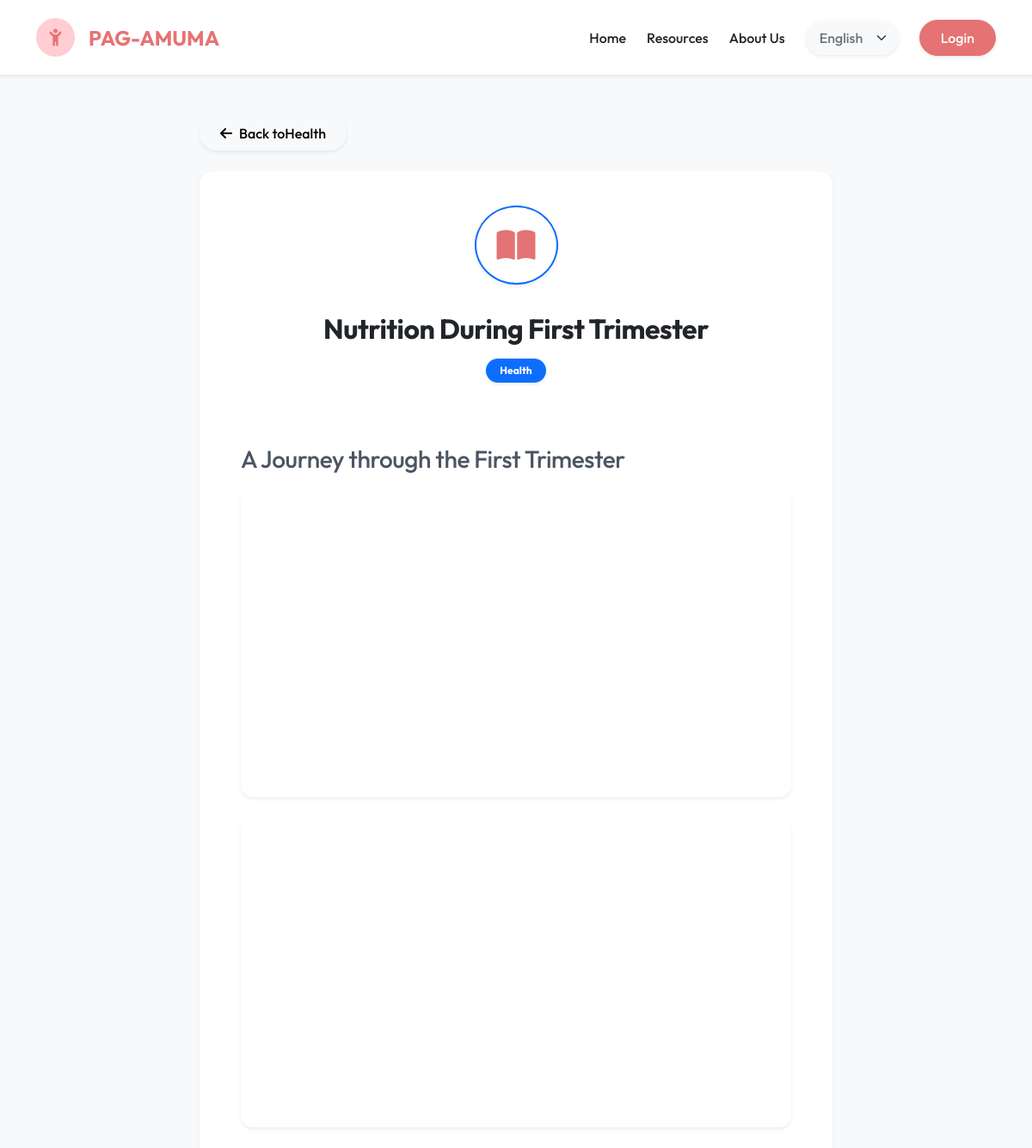
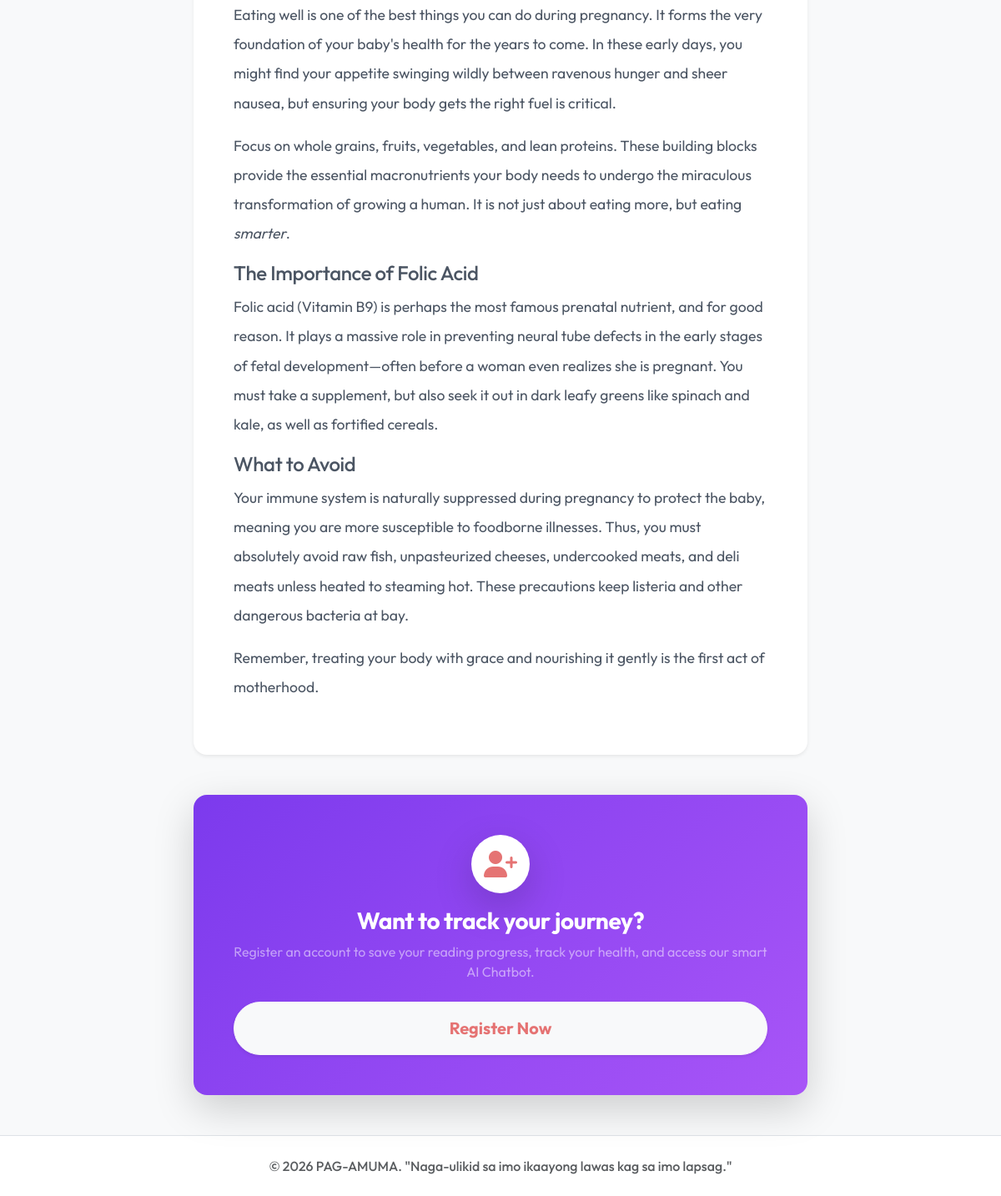
Page /guest_read.php?id=1 on the committed database (2 pictures, top to bottom).
### tables this page shows
CREATE TABLE IF NOT EXISTS `educational_modules` (
  `id` INT AUTO_INCREMENT PRIMARY KEY,
  `category` ENUM('health', 'parenting', 'emotional') NOT NULL,
  `title_en` VARCHAR(255) NOT NULL,
  `title_hil` VARCHAR(255) NOT NULL,
  `title_tl` VARCHAR(255) NOT NULL,
  `content_en` MEDIUMTEXT NOT NULL,
  `content_hil` MEDIUMTEXT NOT NULL,
  `content_tl` MEDIUMTEXT NOT NULL,
  `created_at` TIMESTAMP DEFAULT CURRENT_TIMESTAMP
);

### guest_read.php (the view, shortened to what this page needs)
<?php
require_once 'config/db.php';
$article_id = $_GET['id'] ?? 0;
$stmt = $pdo->prepare("SELECT * FROM educational_modules WHERE id = ?");
$stmt->execute([$article_id]);
$article = $stmt->fetch();
?>
<!DOCTYPE html>
<html lang="en">
<head>
    <link href="https://cdn.jsdelivr.net/npm/bootstrap@5.3.2/dist/css/bootstrap.min.css" rel="stylesheet">
    <link rel="stylesheet" href="assets/css/style.css">
    <link rel="stylesheet" href="https://cdnjs.cloudflare.com/ajax/libs/font-awesome/6.4.0/css/all.min.css">
</head>
<body class="bg-light">
    <nav class="navbar navbar-expand-lg navbar-light bg-white py-3 shadow-sm sticky-top">
        <div class="container">
            <a class="navbar-brand d-flex align-items-center" href="index.php">
                <div class="logo-circle-mobile me-3 d-flex align-items-center justify-content-center" style="width:45px;height:45px;background-color:var(--primary-light);border-radius:50%;">
                    <i class="fa-solid fa-child-reaching text-primary fs-5"></i>
                </div>
                <span class="fw-bold text-primary fs-4">PAG-AMUMA</span>
            </a>
            <div class="collapse navbar-collapse" id="navbarNav">
                <ul class="navbar-nav ms-auto align-items-center mt-3 mt-lg-0">
                    <li class="nav-item me-lg-4 mb-2 mb-lg-0">
                        <a class="nav-link fw-medium text-dark px-0 hover-primary" href="index.php" data-i18n="nav_home">Home</a>
                    </li>
                    <li class="nav-item me-lg-4 mb-2 mb-lg-0">
                        <a class="nav-link fw-medium text-dark px-0 hover-primary" href="index.php#resources" data-i18n="nav_resources">Resources</a>
                    </li>
                    <li class="nav-item me-lg-4 mb-2 mb-lg-0">
                        <a class="nav-link fw-medium text-dark px-0 hover-primary" href="index.php#about" data-i18n="nav_about">About Us</a>
                    </li>
                    <li class="nav-item me-lg-4 mb-3 mb-lg-0">
                        <select class="form-select border-0 bg-light text-secondary fw-medium shadow-sm py-2 px-3 rounded-pill" id="languageSelector">
                            <option value="en">English</option>
                        </select>
                    </li>
                    <li class="nav-item">
                        <a class="btn btn-primary px-4 py-2 rounded-pill fw-medium shadow-sm w-100" href="login.php" data-i18n="nav_login_btn">Login</a>
                    </li>
                </ul>
            </div>
        </div>
    </nav>
    <div class="container py-5 min-vh-100">
        <div class="row justify-content-center">
            <div class="col-lg-8">
                <a href="guest_modules.php?category=<?= htmlspecialchars($article['category']) ?>" class="btn btn-light rounded-pill mb-4 shadow-sm fw-medium border-0 px-4 py-2 d-inline-flex align-items-center"><i class="fa-solid fa-arrow-left me-2"></i> <span data-i18n="back_to">Back to</span> <?= ucfirst($article['category']) ?></a>
                <div class="card border-0 shadow-sm rounded-4 overflow-hidden mb-5 bg-white">
                    <div class="bg-primary-light p-4 text-center">
                        <i class="fa-solid fa-book-open fs-1 text-primary border border-2 border-primary rounded-circle p-4 bg-white shadow-sm my-3"></i>
                        <h2 class="fw-bold text-dark mt-3 mb-2 px-3">
                            <span class="lang-en"><?= htmlspecialchars($article['title_en']) ?></span>
                        </h2>
                        <span class="badge bg-primary text-white px-3 py-2 rounded-pill shadow-sm mt-2"><?= ucfirst($article['category']) ?></span>
                    </div>
                    <div class="card-body p-4 p-md-5">
                        <div class="reading-content lh-lg" style="font-size: 1.1rem; color: #4B5563;">
                            <div class="lang-en"><?= $article['content_en'] ?></div>
                        </div>
                    </div>
                </div>
                <div class="card border-0 shadow-lg rounded-4 p-5 text-center mt-4" style="background: linear-gradient(135deg, #7c3aed, #a855f7);">
                    <div class="bg-white text-primary rounded-circle d-flex align-items-center justify-content-center mx-auto mb-3 shadow-lg" style="width: 70px; height: 70px;">
                        <i class="fa-solid fa-user-plus fs-2"></i>
                    </div>
                    <h3 class="fw-bold text-white mb-2">Want to track your journey?</h3>
                    <p class="text-white-50 mb-4">Register an account to save your reading progress, track your health, and access our smart AI Chatbot.</p>
                    <a href="register.php" class="btn btn-light btn-lg rounded-pill fw-bold text-primary shadow-sm px-5 py-3">Register Now</a>
                </div>
            </div>
        </div>
    </div>
    <footer class="bg-white py-4 border-top mt-auto">
        <div class="container text-center">
            <p class="text-muted mb-0 fw-medium">&copy; 2026 PAG-AMUMA. "Naga-ulikid sa imo ikaayong lawas kag sa imo lapsag."</p>
        </div>
    </footer>
</body>
</html>

### assets/css/style.css (style rules this page uses)
:root { --primary-color: #e57373; --primary-hover: #ef5350; --primary-light: #ffcdd2; --primary-soft: #fff5f5; --secondary-color: #ffb74d; --accent-purple: #7c3aed; --accent-teal: #0d9488; --text-dark: #1e293b; --text-muted: #64748b; --bg-light: #f8fafc; --white: #ffffff; --border-subtle: rgba(0, 0, 0, 0.06); --shadow-sm: 0 2px 8px rgba(0,0,0,0.04); --shadow-md: 0 8px 24px -4px rgba(0,0,0,0.06); --shadow-lg: 0 16px 36px -6px rgba(229, 115, 115, 0.18), 0 6px 16px -2px rgba(0,0,0,0.04); }
html { scroll-behavior: smooth; }
body { font-family: 'Outfit', sans-serif; background-color: var(--bg-light); color: var(--text-dark); -webkit-font-smoothing: antialiased; }
h1, h2, h3, h4, h5, h6, .display-3, .display-4, .display-5, .display-6 { text-wrap: balance; letter-spacing: -0.015em; }
.logo-circle-mobile { width: 70px; height: 70px; background-color: var(--primary-light); border-radius: 50%; display: flex; align-items: center; justify-content: center; }
.btn-primary { background-color: var(--primary-color); border-color: var(--primary-color); transition: all 0.3s ease; box-shadow: 0 4px 15px rgba(229, 115, 115, 0.3); border-radius: 8px; }
.text-primary { color: var(--primary-color) !important; }

### rows in the picture
educational_modules: category "Health", title_en "Nutrition During First Trimester", content_en "A Journey through the First Trimester Eating well is one of the best things you can do during pregnancy. It forms the very foundation of your baby's health for the years to come. In these early days, you might find your appetite swinging wildly between ravenous hunger and sheer nausea, but ensuring your body gets the right fuel is critical. Focus on whole grains, fruits, vegetables, and lean proteins. These building blocks provide the essential macronutrients your body needs to undergo the miraculous transformation of growing a human. It is not just about eating more, but eating smarter . The Importance of Folic Acid Folic acid (Vitamin B9) is perhaps the most famous prenatal nutrient, and…"
